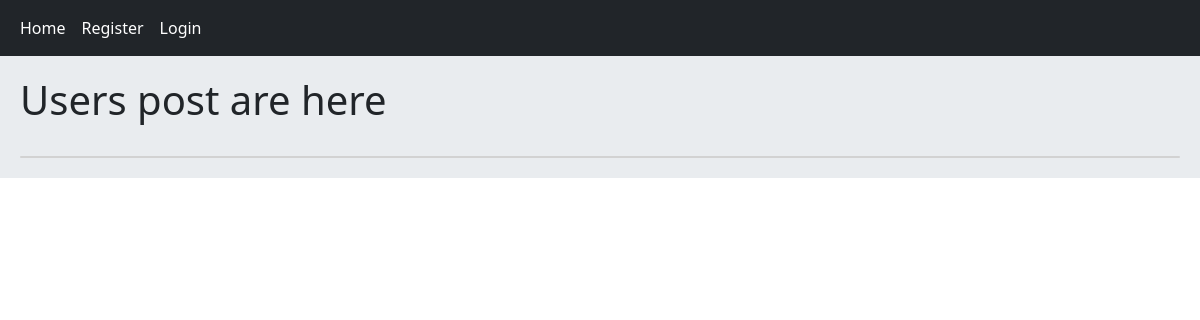
The app's page /, older data.
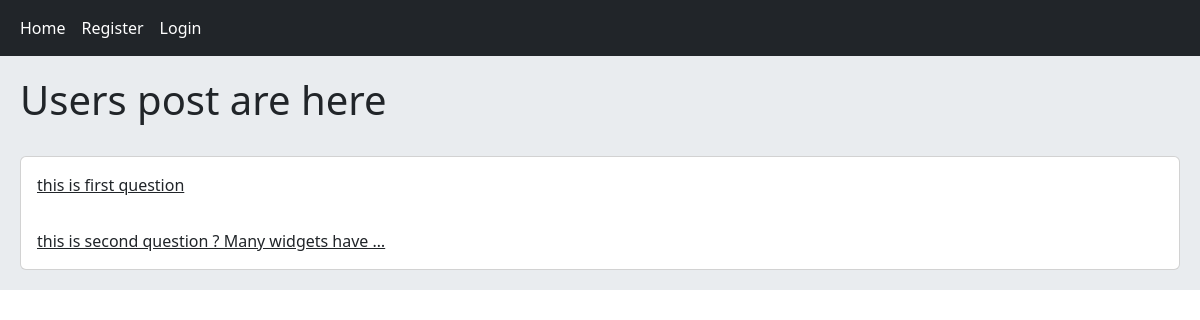
The same page, newer data.
### home/models.py (models this page shows, shortened)
class Post(models.Model):
    user = models.ForeignKey(User, on_delete=models.CASCADE, related_name='posts')
    body = models.TextField()
    slug = models.SlugField()
    created = models.DateTimeField(auto_now_add=True)
    updated = models.DateTimeField(auto_now=True)
    class Meta:
        ordering = ('created', 'slug' )
    def get_absolute_url(self):
        return reverse(('home:post_detail'), args=(self.pk,self.slug))

### home/views.py (the view)
# urls.py: path('', views.HomeView.as_view(), name='home'),
class HomeView(View):
    def get(self, request):
        posts = Post.objects.all()
        return render(request, 'home/index.html', {'posts':posts})

### home/templates/home/index.html
{% extends 'base.html' %}
{% block content %}
    <h1>Users post are here</h1><br>
    <div class="card">
        {% for post in posts %}
            <a href="{{ post.get_absolute_url }}" class="card-body">{{ post.body|truncatewords:8 }}</a>
        {% endfor %}
    </div>
{% endblock %}

Row changes from the older to the newer data that the page shows:
added Post: body "this is first question"
added Post: body "this is second question ? Many widgets have …"
